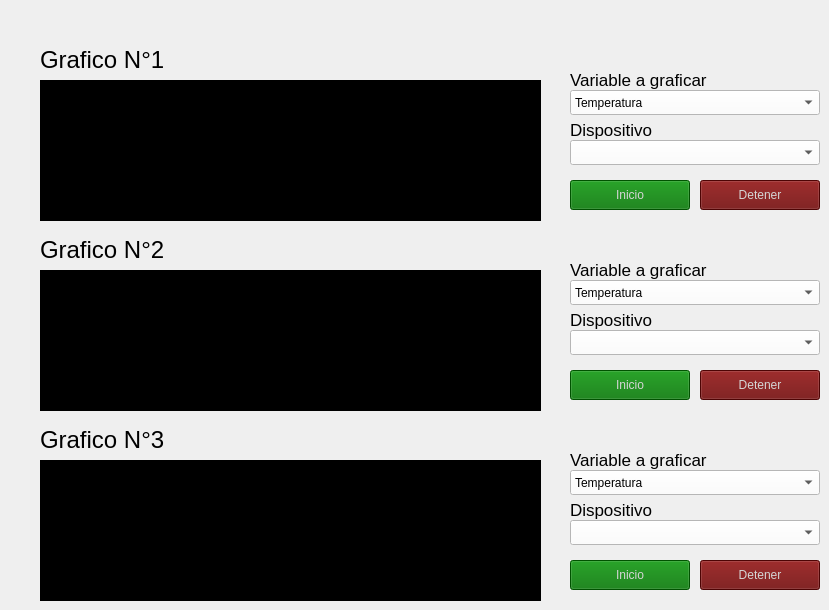
   <widget class="QWidget" name="tab_2">
    <attribute name="title">
     <string>Visualizacion</string>
    </attribute>
    <widget class="GraphicsLayoutWidget" name="plot1">
     <property name="geometry">
      <rect>
       <x>40</x>
       <y>80</y>
       <width>501</width>
       <height>141</height>
      </rect>
     </property>
     <property name="styleSheet">
      <string notr="true">background-color: rgb(0, 0, 0);</string>
     </property>
    </widget>
    <widget class="QPushButton" name="plot_1_start_btn">
     <property name="geometry">
      <rect>
       <x>570</x>
       <y>180</y>
       <width>120</width>
       <height>30</height>
      </rect>
     </property>
     <property name="minimumSize">
      <size>
       <width>120</width>
       <height>30</height>
      </size>
     </property>
     <property name="styleSheet">
      <string notr="true">color: rgb(213, 213, 213);
background-color: rgb(0, 115, 0);
</string>
     </property>
     <property name="text">
      <string>Inicio</string>
     </property>
    </widget>
    <widget class="QPushButton" name="plot_1_stop_btn">
     <property name="geometry">
      <rect>
       <x>700</x>
       <y>180</y>
       <width>120</width>
       <height>30</height>
      </rect>
     </property>
     <property name="minimumSize">
      <size>
       <width>120</width>
       <height>30</height>
      </size>
     </property>
     <property name="styleSheet">
      <string notr="true">color: rgb(213, 213, 213);
background-color: rgb(108, 5, 5);
</string>
     </property>
     <property name="text">
      <string>Detener</string>
     </property>
    </widget>
    <widget class="QLabel" name="plot_1_var_label">
     <property name="geometry">
      <rect>
       <x>570</x>
       <y>70</y>
       <width>191</width>
       <height>20</height>
      </rect>
     </property>
     <property name="font">
      <font>
       <pointsize>13</pointsize>
      </font>
     </property>
     <property name="styleSheet">
      <string notr="true">color: rgb(0, 0, 0);</string>
     </property>
     <property name="text">
      <string>Variable a graficar</string>
     </property>
    </widget>
    <widget class="QComboBox" name="plot_1_select_var">
     <property name="geometry">
      <rect>
       <x>570</x>
       <y>90</y>
       <width>250</width>
       <height>25</height>
      </rect>
     </property>
     <property name="minimumSize">
      <size>
       <width>250</width>
       <height>25</height>
      </size>
     </property>
     <property name="styleSheet">
      <string notr="true">background-color: rgb(255, 255, 255);</string>
     </property>
     <item>
      <property name="text">
       <string>Temperatura</string>
      </property>
     </item>
     <item>
      <property name="text">
       <string>Humedad</string>
      </property>
     </item>
     <item>
      <property name="text">
       <string>Co</string>
      </property>
     </item>
     <item>
      <property name="text">
       <string>Presion</string>
      </property>
     </item>
     <item>
      <property name="text">
       <string>Aceleracion Eje X</string>
      </property>
     </item>
     <item>
      <property name="text">
       <string>Aceleracion Eje Y</string>
      </property>
     </item>
     <item>
      <property name="text">
       <string>Aceleracion Eje Z</string>
      </property>
     </item>
     <item>
      <property name="text">
       <string>RMS</string>
      </property>
     </item>
     <item>
      <property name="text">
       <string>Amp x</string>
      </property>
     </item>
     <item>
      <property name="text">
       <string>Frec x</string>
      </property>
     </item>
     <item>
      <property name="text">
       <string>Amp y</string>
      </property>
     </item>
     <item>
      <property name="text">
       <string>Frec y</string>
      </property>
     </item>
     <item>
      <property name="text">
       <string>Amp z</string>
      </property>
     </item>
     <item>
      <property name="text">
       <string>Frec z</string>
      </property>
     </item>
    </widget>
    <widget class="QLabel" name="plot_1_label">
     <property name="geometry">
      <rect>
       <x>40</x>
       <y>50</y>
       <width>181</width>
       <height>20</height>
      </rect>
     </property>
     <property name="font">
      <font>
       <pointsize>18</pointsize>
      </font>
     </property>
     <property name="styleSheet">
      <string notr="true">color: rgb(0, 0, 0);</string>
     </property>
     <property name="text">
      <string>Grafico N°1</string>
     </property>
    </widget>
    <widget class="GraphicsLayoutWidget" name="plot_2">
     <property name="geometry">
      <rect>
       <x>40</x>
       <y>270</y>
       <width>501</width>
       <height>141</height>
      </rect>
     </property>
     <property name="styleSheet">
      <string notr="true">background-color: rgb(0, 0, 0);</string>
     </property>
    </widget>
    <widget class="QLabel" name="plot_2_label">
     <property name="geometry">
      <rect>
       <x>40</x>
       <y>240</y>
       <width>181</width>
       <height>20</height>
      </rect>
     </property>
     <property name="font">
      <font>
       <pointsize>18</pointsize>
      </font>
     </property>
     <property name="styleSheet">
      <string notr="true">color: rgb(0, 0, 0);</string>
     </property>
     <property name="text">
      <string>Grafico N°2</string>
     </property>
    </widget>
    <widget class="GraphicsLayoutWidget" name="plot_3">
     <property name="geometry">
      <rect>
       <x>40</x>
       <y>460</y>
       <width>501</width>
       <height>141</height>
      </rect>
     </property>
     <property name="styleSheet">
      <string notr="true">background-color: rgb(0, 0, 0);</string>
     </property>
    </widget>
    <widget class="QLabel" name="plot_3_label">
     <property name="geometry">
      <rect>
       <x>40</x>
       <y>430</y>
       <width>181</width>
       <height>20</height>
      </rect>
     </property>
     <property name="font">
      <font>
       <pointsize>18</pointsize>
      </font>
     </property>
     <property name="styleSheet">
      <string notr="true">color: rgb(0, 0, 0);</string>
     </property>
     <property name="text">
      <string>Grafico N°3</string>
     </property>
    </widget>
    <widget class="QComboBox" name="plot_2_select_var">
     <property name="geometry">
      <rect>
       <x>570</x>
       <y>280</y>
       <width>250</width>
       <height>25</height>
      </rect>
     </property>
     <property name="minimumSize">
      <size>
       <width>250</width>
       <height>25</height>
      </size>
     </property>
     <property name="styleSheet">
      <string notr="true">background-color: rgb(255, 255, 255);</string>
     </property>
     <item>
      <property name="text">
       <string>Temperatura</string>
      </property>
     </item>
     <item>
      <property name="text">
       <string>Humedad</string>
      </property>
     </item>
     <item>
      <property name="text">
       <string>Co</string>
      </property>
     </item>
     <item>
      <property name="text">
       <string>Presion</string>
      </property>
     </item>
     <item>
      <property name="text">
       <string>Aceleracion Eje X</string>
      </property>
     </item>
     <item>
      <property name="text">
       <string>Aceleracion Eje Y</string>
      </property>
     </item>
     <item>
      <property name="text">
       <string>Aceleracion Eje Z</string>
      </property>
     </item>
     <item>
      <property name="text">
       <string>RMS</string>
      </property>
     </item>
    </widget>
    <widget class="QPushButton" name="plot_2_stop_btn">
     <property name="geometry">
      <rect>
       <x>700</x>
       <y>370</y>
       <width>120</width>
       <height>30</height>
      </rect>
     </property>
     <property name="minimumSize">
      <size>
       <width>120</width>
       <height>30</height>
      </size>
     </property>
     <property name="styleSheet">
      <string notr="true">color: rgb(213, 213, 213);
background-color: rgb(108, 5, 5);
</string>
     </property>
     <property name="text">
      <string>Detener</string>
     </property>
    </widget>
    <widget class="QLabel" name="plot_2_var_label">
     <property name="geometry">
      <rect>
       <x>570</x>
       <y>260</y>
       <width>191</width>
       <height>20</height>
      </rect>
     </property>
     <property name="font">
      <font>
       <pointsize>13</pointsize>
      </font>
     </property>
     <property name="styleSheet">
      <string notr="true">color: rgb(0, 0, 0);</string>
     </property>
     <property name="text">
      <string>Variable a graficar</string>
     </property>
    </widget>
    <widget class="QPushButton" name="plot_2_start_btn">
     <property name="geometry">
      <rect>
       <x>570</x>
       <y>370</y>
       <width>120</width>
       <height>30</height>
      </rect>
     </property>
     <property name="minimumSize">
      <size>
       <width>120</width>
       <height>30</height>
      </size>
     </property>
     <property name="styleSheet">
      <string notr="true">color: rgb(213, 213, 213);
background-color: rgb(0, 115, 0);
</string>
     </property>
     <property name="text">
      <string>Inicio</string>
     </property>
    </widget>
    <widget class="QComboBox" name="plot_3_select_var">
     <property name="geometry">
      <rect>
       <x>570</x>
       <y>470</y>
       <width>250</width>
       <height>25</height>
      </rect>
     </property>
     <property name="minimumSize">
      <size>
       <width>250</width>
       <height>25</height>
      </size>
     </property>
     <property name="styleSheet">
      <string notr="true">background-color: rgb(255, 255, 255);</string>
     </property>
     <item>
      <property name="text">
       <string>Temperatura</string>
      </property>
     </item>
     <item>
      <property name="text">
       <string>Humedad</string>
      </property>
     </item>
     <item>
      <property name="text">
       <string>Co</string>
      </property>
     </item>
     <item>
      <property name="text">
       <string>Presion</string>
      </property>
     </item>
     <item>
      <property name="text">
       <string>Aceleracion Eje X</string>
      </property>
     </item>
     <item>
      <property name="text">
       <string>Aceleracion Eje Y</string>
      </property>
     </item>
     <item>
      <property name="text">
       <string>Aceleracion Eje Z</string>
      </property>
     </item>
     <item>
      <property name="text">
       <string>RMS</string>
      </property>
     </item>
    </widget>
    <widget class="QPushButton" name="plot_3_stop_btn">
     <property name="geometry">
      <rect>
       <x>700</x>
       <y>560</y>
       <width>120</width>
       <height>30</height>
      </rect>
     </property>
     <property name="minimumSize">
      <size>
       <width>120</width>
       <height>30</height>
      </size>
     </property>
     <property name="styleSheet">
      <string notr="true">color: rgb(213, 213, 213);
background-color: rgb(108, 5, 5);
</string>
     </property>
     <property name="text">
      <string>Detener</string>
     </property>
    </widget>
    <widget class="QLabel" name="plot_3_var_label">
     <property name="geometry">
      <rect>
       <x>570</x>
       <y>450</y>
       <width>191</width>
       <height>20</height>
      </rect>
     </property>
     <property name="font">
      <font>
       <pointsize>13</pointsize>
      </font>
     </property>
     <property name="styleSheet">
      <string notr="true">color: rgb(0, 0, 0);</string>
     </property>
     <property name="text">
      <string>Variable a graficar</string>
     </property>
    </widget>
    <widget class="QPushButton" name="plot_3_start_btn">
     <property name="geometry">
      <rect>
       <x>570</x>
       <y>560</y>
       <width>120</width>
       <height>30</height>
      </rect>
     </property>
     <property name="minimumSize">
      <size>
       <width>120</width>
       <height>30</height>
      </size>
     </property>
     <property name="styleSheet">
      <string notr="true">color: rgb(213, 213, 213);
background-color: rgb(0, 115, 0);
</string>
     </property>
     <property name="text">
      <string>Inicio</string>
     </property>
    </widget>
    <widget class="QLabel" name="plot_1_device_name_label">
     <property name="geometry">
      <rect>
       <x>570</x>
       <y>120</y>
       <width>191</width>
       <height>20</height>
      </rect>
     </property>
     <property name="font">
      <font>
       <pointsize>13</pointsize>
      </font>
     </property>
     <property name="styleSheet">
      <string notr="true">color: rgb(0, 0, 0);</string>
     </property>
     <property name="text">
      <string>Dispositivo</string>
     </property>
    </widget>
    <widget class="QComboBox" name="plot_1_device_name_select">
     <property name="geometry">
      <rect>
       <x>570</x>
       <y>140</y>
       <width>250</width>
       <height>25</height>
      </rect>
     </property>
     <property name="minimumSize">
      <size>
       <width>250</width>
       <height>25</height>
      </size>
     </property>
     <property name="styleSheet">
      <string notr="true">background-color: rgb(255, 255, 255);</string>
     </property>
    </widget>
    <widget class="QComboBox" name="plot_2_device_name_select">
     <property name="geometry">
      <rect>
       <x>570</x>
       <y>330</y>
       <width>250</width>
       <height>25</height>
      </rect>
     </property>
     <property name="minimumSize">
      <size>
       <width>250</width>
       <height>25</height>
      </size>
     </property>
     <property name="styleSheet">
      <string notr="true">background-color: rgb(255, 255, 255);</string>
     </property>
    </widget>
    <widget class="QLabel" name="plot_2_device_name_label">
     <property name="geometry">
      <rect>
       <x>570</x>
       <y>310</y>
       <width>191</width>
       <height>20</height>
      </rect>
     </property>
     <property name="font">
      <font>
       <pointsize>13</pointsize>
      </font>
     </property>
     <property name="styleSheet">
      <string notr="true">color: rgb(0, 0, 0);</string>
     </property>
     <property name="text">
      <string>Dispositivo</string>
     </property>
    </widget>
    <widget class="QComboBox" name="plot_3_device_name_select">
     <property name="geometry">
      <rect>
       <x>570</x>
       <y>520</y>
       <width>250</width>
       <height>25</height>
      </rect>
     </property>
     <property name="minimumSize">
      <size>
       <width>250</width>
       <height>25</height>
      </size>
     </property>
     <property name="styleSheet">
      <string notr="true">background-color: rgb(255, 255, 255);</string>
     </property>
    </widget>
    <widget class="QLabel" name="plot_3_device_name_label">
     <property name="geometry">
      <rect>
       <x>570</x>
       <y>500</y>
       <width>191</width>
       <height>20</height>
      </rect>
     </property>
     <property name="font">
      <font>
       <pointsize>13</pointsize>
      </font>
     </property>
     <property name="styleSheet">
      <string notr="true">color: rgb(0, 0, 0);</string>
     </property>
     <property name="text">
      <string>Dispositivo</string>
     </property>
    </widget>
   </widget>
